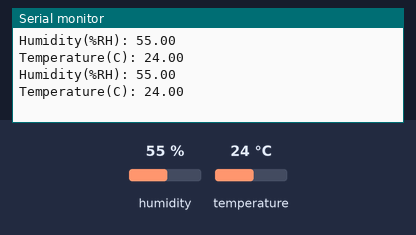
The sketch below on a simulated Arduino Uno, built with avr-gcc and run on an emulated ATmega328P. Shown: the last lines printed to the serial monitor. Wiring (inferred from the names in the program): HTU21/Si7021 sensor at I2C address 0x40. Inputs (shaded band) come from the test bench; at power-on: humidity 55 %, temperature 24 °C.

Above: at 2.1 s.
2.2 s: humidity set to 22 %
At 2.51 s:
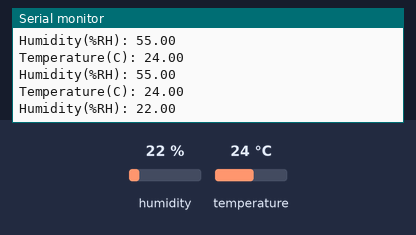
3.9 s: temperature set to 12 °C
At 5.3 s:
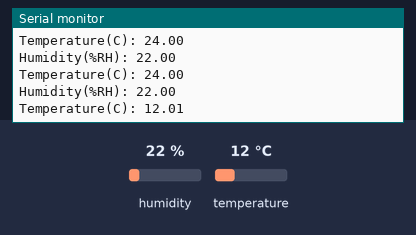
8.4 s: humidity set to 40 %
At 9.4 s:
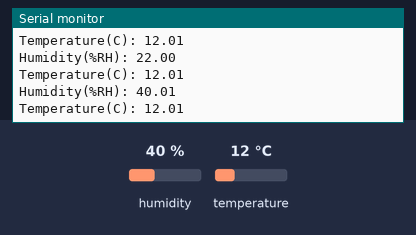
Timing chart, 0 to 11.4 s (numbered marks = the images above; inputs shaded):
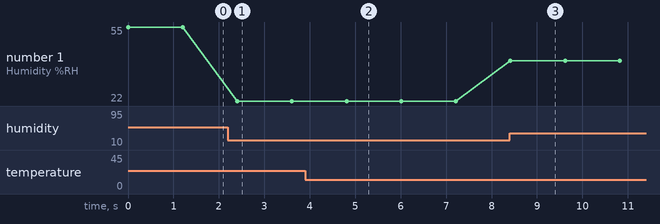

The sketch:

ReadSHT2x.ino
```cpp
/****************************************************************
 * ReadSHT2x
 *  An example sketch that reads the sensor and prints the
 *  relative humidity to the PC's serial port
 *
 *  Tested with:
 *    - SHT21-Breakout Humidity sensor from elechouse.com

 ***************************************************************/

#include <Wire.h>
#include <SHT2x.h>


void setup()
{
  Wire.begin();
  Serial.begin(9600);
}

void loop()
{
  Serial.print("Humidity(%RH): ");
  Serial.println(SHT2x.GetHumidity());
  Serial.print("Temperature(C): ");
  Serial.println(SHT2x.GetTemperature());

  delay(1000);
}
```

Measured:
- after the input at 2.2 s, the serial monitor: prints a new line after 0.21 s (image 1)
- after the input at 3.9 s, the serial monitor: prints a new line after 1.0 s (image 2)
- after the input at 8.4 s, the serial monitor: prints a new line at once (image 3)
- plotted number 1: 55 → 22 after the input at 2.2 s, 22 → 40.01 after the input at 8.4 s
